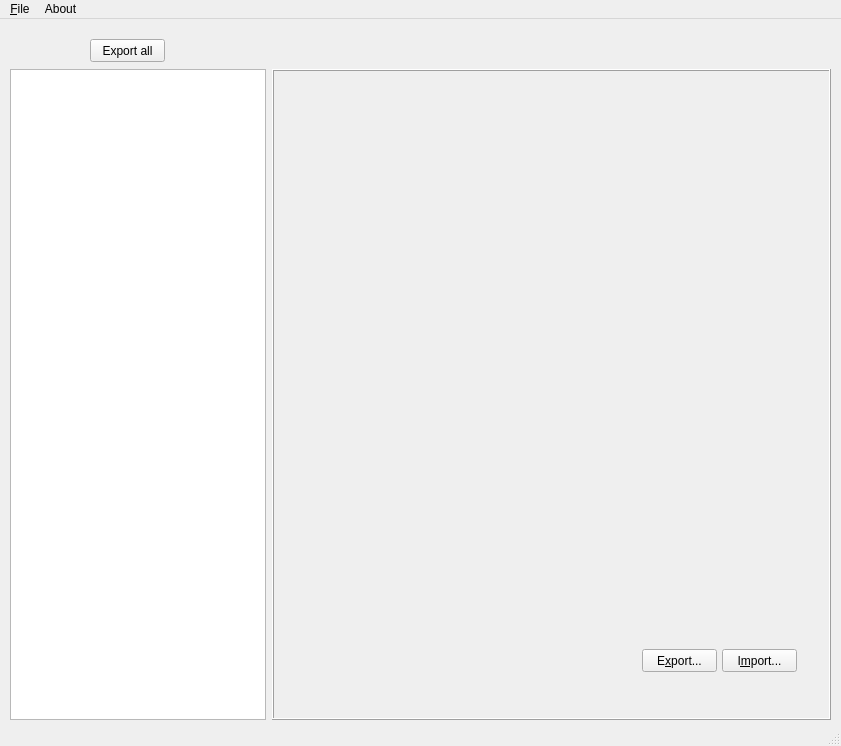
<?xml version="1.0" encoding="UTF-8"?>
<ui version="4.0">
 <class>MainWindow</class>
 <widget class="QMainWindow" name="MainWindow">
  <property name="geometry">
   <rect>
    <x>0</x>
    <y>0</y>
    <width>841</width>
    <height>746</height>
   </rect>
  </property>
  <property name="sizePolicy">
   <sizepolicy hsizetype="Preferred" vsizetype="Preferred">
    <horstretch>0</horstretch>
    <verstretch>0</verstretch>
   </sizepolicy>
  </property>
  <property name="windowTitle">
   <string>vram explorer 1.6.2</string>
  </property>
  <property name="tabShape">
   <enum>QTabWidget::Rounded</enum>
  </property>
  <widget class="QWidget" name="centralwidget">
   <widget class="QWidget" name="horizontalLayoutWidget">
    <property name="geometry">
     <rect>
      <x>10</x>
      <y>50</y>
      <width>821</width>
      <height>651</height>
     </rect>
    </property>
    <layout class="QHBoxLayout" name="horizontalLayout">
     <item>
      <widget class="QListView" name="listView">
       <property name="sizePolicy">
        <sizepolicy hsizetype="Fixed" vsizetype="Expanding">
         <horstretch>0</horstretch>
         <verstretch>0</verstretch>
        </sizepolicy>
       </property>
      </widget>
     </item>
     <item>
      <widget class="QFrame" name="frame">
       <property name="enabled">
        <bool>true</bool>
       </property>
       <property name="frameShape">
        <enum>QFrame::Box</enum>
       </property>
       <property name="frameShadow">
        <enum>QFrame::Raised</enum>
       </property>
       <widget class="QLabel" name="imageTexture">
        <property name="geometry">
         <rect>
          <x>40</x>
          <y>60</y>
          <width>461</width>
          <height>501</height>
         </rect>
        </property>
        <property name="sizePolicy">
         <sizepolicy hsizetype="Minimum" vsizetype="Minimum">
          <horstretch>0</horstretch>
          <verstretch>0</verstretch>
         </sizepolicy>
        </property>
        <property name="palette">
         <palette>
          <active>
           <colorrole role="Base">
            <brush brushstyle="SolidPattern">
             <color alpha="255">
              <red>255</red>
              <green>255</green>
              <blue>255</blue>
             </color>
            </brush>
           </colorrole>
          </active>
          <inactive>
           <colorrole role="Base">
            <brush brushstyle="SolidPattern">
             <color alpha="255">
              <red>255</red>
              <green>255</green>
              <blue>255</blue>
             </color>
            </brush>
           </colorrole>
          </inactive>
          <disabled>
           <colorrole role="Base">
            <brush brushstyle="SolidPattern">
             <color alpha="255">
              <red>240</red>
              <green>240</green>
              <blue>240</blue>
             </color>
            </brush>
           </colorrole>
          </disabled>
         </palette>
        </property>
        <property name="autoFillBackground">
         <bool>false</bool>
        </property>
        <property name="text">
         <string/>
        </property>
        <property name="scaledContents">
         <bool>false</bool>
        </property>
        <property name="alignment">
         <set>Qt::AlignCenter</set>
        </property>
       </widget>
       <widget class="QPushButton" name="exportButton">
        <property name="geometry">
         <rect>
          <x>370</x>
          <y>580</y>
          <width>75</width>
          <height>23</height>
         </rect>
        </property>
        <property name="text">
         <string>E&amp;xport...</string>
        </property>
       </widget>
       <widget class="QPushButton" name="importButton">
        <property name="geometry">
         <rect>
          <x>450</x>
          <y>580</y>
          <width>75</width>
          <height>23</height>
         </rect>
        </property>
        <property name="text">
         <string>I&amp;mport...</string>
        </property>
       </widget>
       <widget class="QLabel" name="sizeImageText">
        <property name="geometry">
         <rect>
          <x>20</x>
          <y>10</y>
          <width>150</width>
          <height>16</height>
         </rect>
        </property>
        <property name="text">
         <string/>
        </property>
        <property name="alignment">
         <set>Qt::AlignCenter</set>
        </property>
       </widget>
       <widget class="QLabel" name="encodingImageText">
        <property name="geometry">
         <rect>
          <x>379</x>
          <y>10</y>
          <width>150</width>
          <height>16</height>
         </rect>
        </property>
        <property name="text">
         <string/>
        </property>
        <property name="alignment">
         <set>Qt::AlignCenter</set>
        </property>
       </widget>
       <widget class="QLabel" name="mipMapsImageText">
        <property name="geometry">
         <rect>
          <x>200</x>
          <y>10</y>
          <width>150</width>
          <height>16</height>
         </rect>
        </property>
        <property name="text">
         <string/>
        </property>
        <property name="alignment">
         <set>Qt::AlignCenter</set>
        </property>
       </widget>
      </widget>
     </item>
    </layout>
   </widget>
   <widget class="QPushButton" name="exportAllButton">
    <property name="geometry">
     <rect>
      <x>90</x>
      <y>20</y>
      <width>75</width>
      <height>23</height>
     </rect>
    </property>
    <property name="text">
     <string>Export all</string>
    </property>
   </widget>
   <widget class="QLabel" name="fileNameText">
    <property name="geometry">
     <rect>
      <x>0</x>
      <y>0</y>
      <width>841</width>
      <height>20</height>
     </rect>
    </property>
    <property name="text">
     <string/>
    </property>
    <property name="alignment">
     <set>Qt::AlignCenter</set>
    </property>
   </widget>
  </widget>
  <widget class="QMenuBar" name="menubar">
   <property name="geometry">
    <rect>
     <x>0</x>
     <y>0</y>
     <width>841</width>
     <height>26</height>
    </rect>
   </property>
   <widget class="QMenu" name="menuFIle">
    <property name="title">
     <string>&amp;File</string>
    </property>
    <addaction name="actionOpen"/>
    <addaction name="actionSave"/>
    <addaction name="actionClose"/>
   </widget>
   <widget class="QMenu" name="menuAbout">
    <property name="title">
     <string>About</string>
    </property>
    <addaction name="actionAuthor"/>
    <addaction name="actionCredits"/>
   </widget>
   <addaction name="menuFIle"/>
   <addaction name="menuAbout"/>
  </widget>
  <widget class="QStatusBar" name="statusbar">
   <property name="sizeGripEnabled">
    <bool>true</bool>
   </property>
  </widget>
  <action name="actionOpen">
   <property name="text">
    <string>O&amp;pen...</string>
   </property>
   <property name="shortcut">
    <string>Ctrl+O</string>
   </property>
  </action>
  <action name="actionClose">
   <property name="text">
    <string>&amp;Exit</string>
   </property>
   <property name="shortcut">
    <string>Ctrl+Q</string>
   </property>
  </action>
  <action name="actionSave">
   <property name="text">
    <string>Save</string>
   </property>
   <property name="shortcut">
    <string>Ctrl+S</string>
   </property>
  </action>
  <action name="actionAuthor">
   <property name="text">
    <string>A&amp;uthor</string>
   </property>
   <property name="shortcut">
    <string>Ctrl+A</string>
   </property>
  </action>
  <action name="actionCredits">
   <property name="text">
    <string>C&amp;redits</string>
   </property>
   <property name="shortcut">
    <string>Ctrl+C</string>
   </property>
  </action>
 </widget>
 <resources/>
 <connections/>
</ui>
